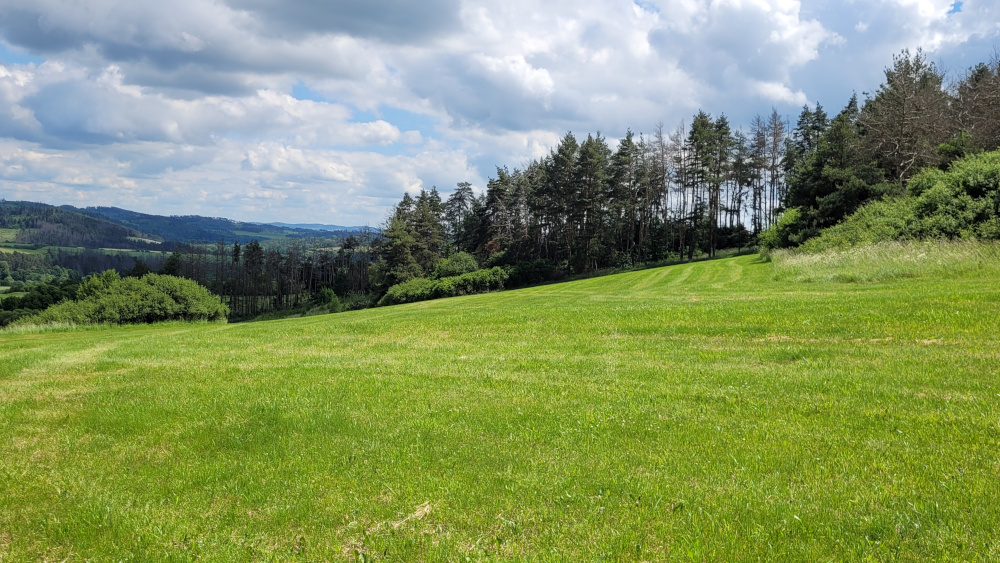
#> input picture 2. vlna/Veľké úlohy/Analýza obrázkov/public_tests/spring_summer/jar_leto1.jpg, 1000 x 563 px; its folder holds 4 pictures in this run
$ python pixCount-show_mask.py
#> lines starting #> are read from the running program, lines starting #| are printed output that depends on the picture; after the words box and inside, x2 and y2 are one past the last pixel; in counts of white or black regions, pixels touching at a corner belong together
import numpy as np
import cv2 as cv

f = open("help-g.txt", "a")

def pixCount(img, color_lower, color_upper):
    mask = cv.inRange(img, color_lower, color_upper)
    pocet_pixelov = cv.countNonZero(mask)
    return round(pocet_pixelov/(len(img) * len(img[0])) * 100, 2)

def show_mask(img, color_lower, color_upper):
    mask = cv.inRange(img, color_lower, color_upper)

    cv.imshow("img", img)
    cv.imshow("mask", mask)
    cv.waitKey(0)
    cv.destroyAllWindows()

#img_path = "karlik.png"
#img_path = "public_tests/winter/winter3.jpg"
#img = cv.imread(img_path, cv.IMREAD_COLOR)

        # B  G  R
lower = (20, 90, 55)#(0, 70, 110) #(20, 90, 55) #(185, 175, 150)
upper = (100, 150, 120) #(60, 160, 230) #(100, 1 50, 120) green #(255, 255, 225) white

sum = 0
print("jar_leto", file=f)
for i in range(1, 7):
    img = cv.imread(f"public_tests/spring_summer/jar_leto{str(i)}.jpg")
#> img is the input picture: shape (563, 1000, 3); mean B, G, R 99.8, 148.1, 131.2
    #show_mask(img, lower, upper)

    print(pixCount(img, lower, upper), file=f)
#> in pixCount, `mask = cv.inRange(img, color_lower, color_upper)`:
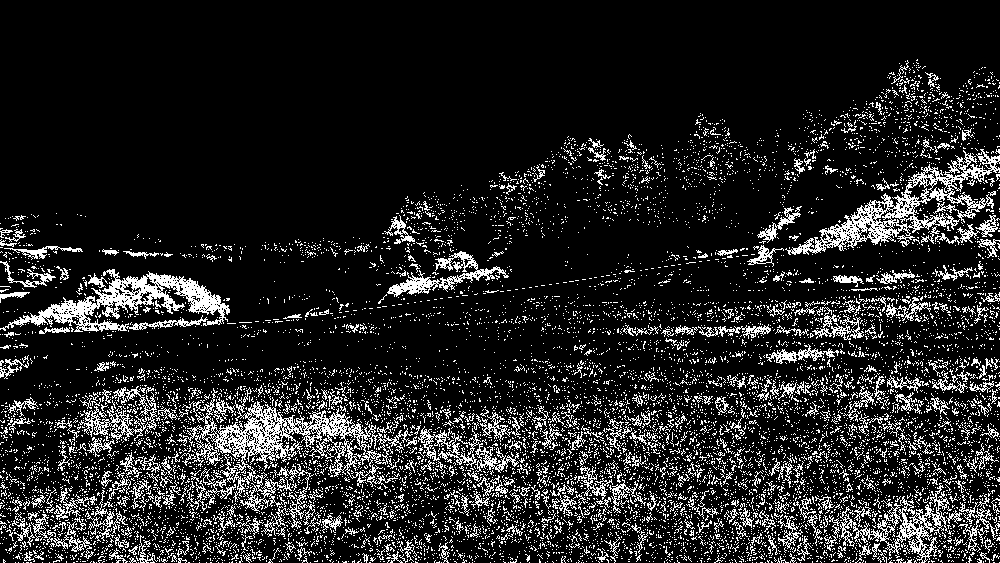
#> mask: shape (563, 1000); 13.7% white in thin lines or dots, all inside (x1, y1, x2, y2) = (0, 59, 1000, 563)
#> in pixCount, `pocet_pixelov = cv.countNonZero(mask)`: pocet_pixelov = 77349
    sum += pixCount(img, lower, upper)
#> sum = 13.74
#> pass 2 of the loop `for i in range(1, 7):`:
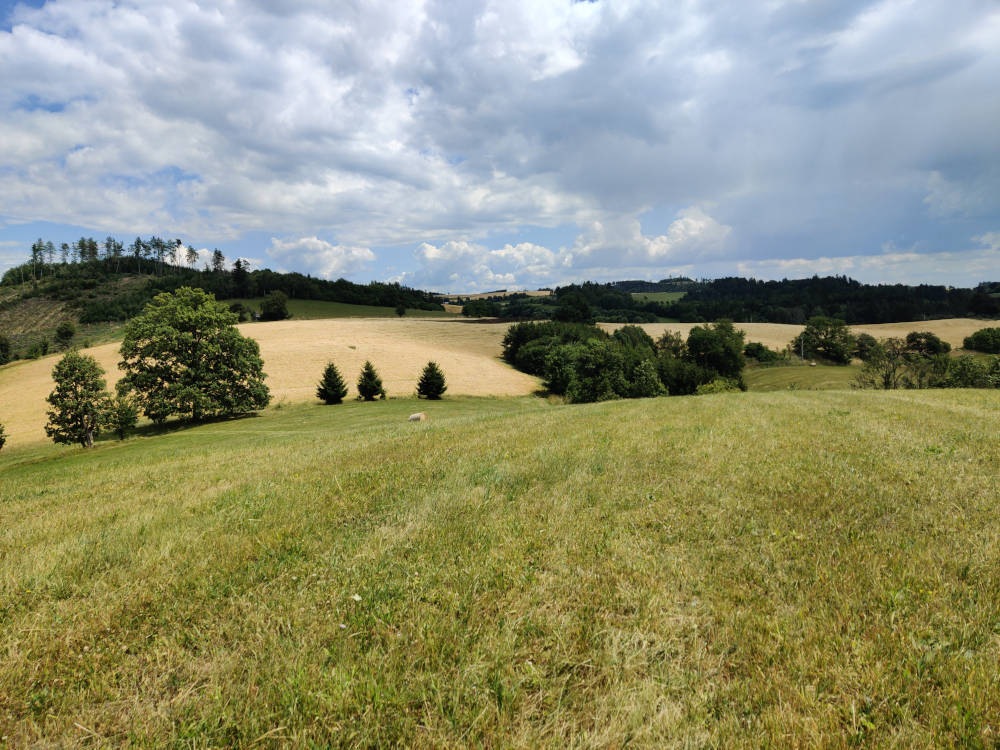
#> input picture 2. vlna/Veľké úlohy/Analýza obrázkov/public_tests/spring_summer/jar_leto2.jpg, 1000 x 750 px
#> img is the input picture: shape (750, 1000, 3); mean B, G, R 114.7, 143.8, 141.8
#> in pixCount (call 3), `mask = cv.inRange(img, color_lower, color_upper)`:
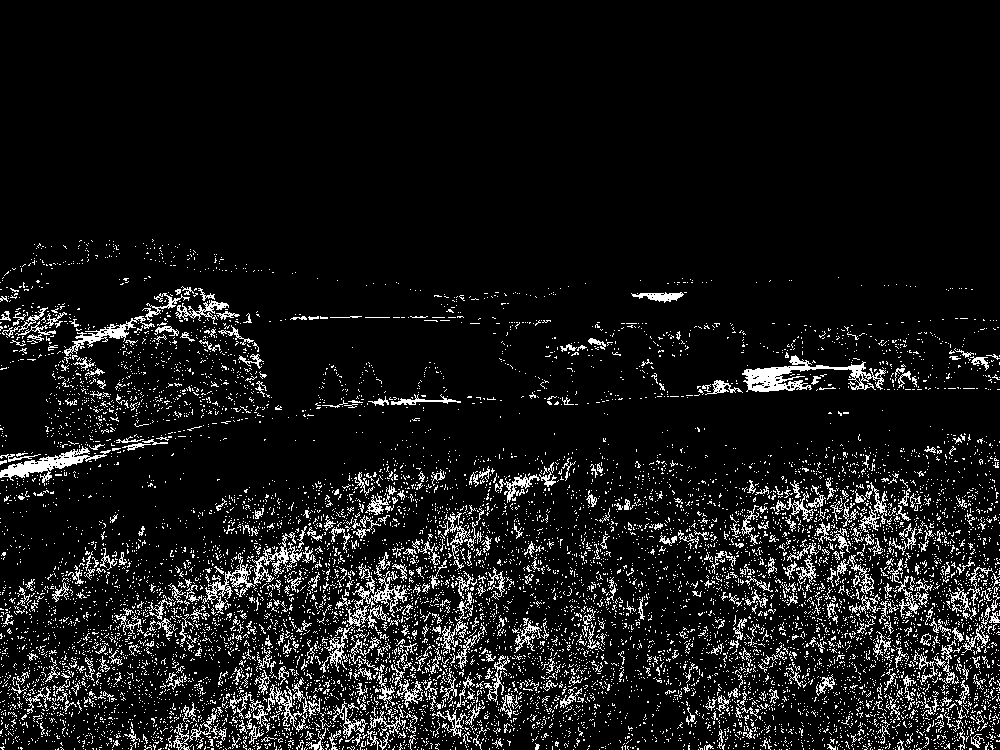
#> mask: shape (750, 1000); 8.7% white in thin lines or dots, all inside (x1, y1, x2, y2) = (0, 239, 1000, 750)
#> pocet_pixelov = 65526
#> sum = 22.48
#> pass 3 of the loop `for i in range(1, 7):`:
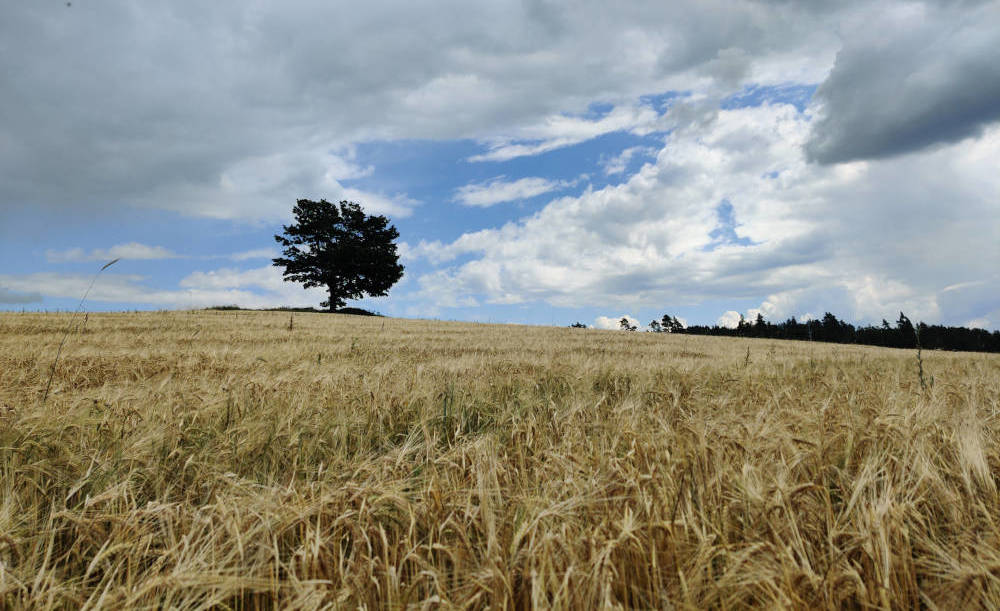
#> input picture 2. vlna/Veľké úlohy/Analýza obrázkov/public_tests/spring_summer/jar_leto3.jpg, 1000 x 611 px
#> img is the input picture: shape (611, 1000, 3); mean B, G, R 131.4, 141.9, 141.3
#> in pixCount (call 5), `mask = cv.inRange(img, color_lower, color_upper)`:
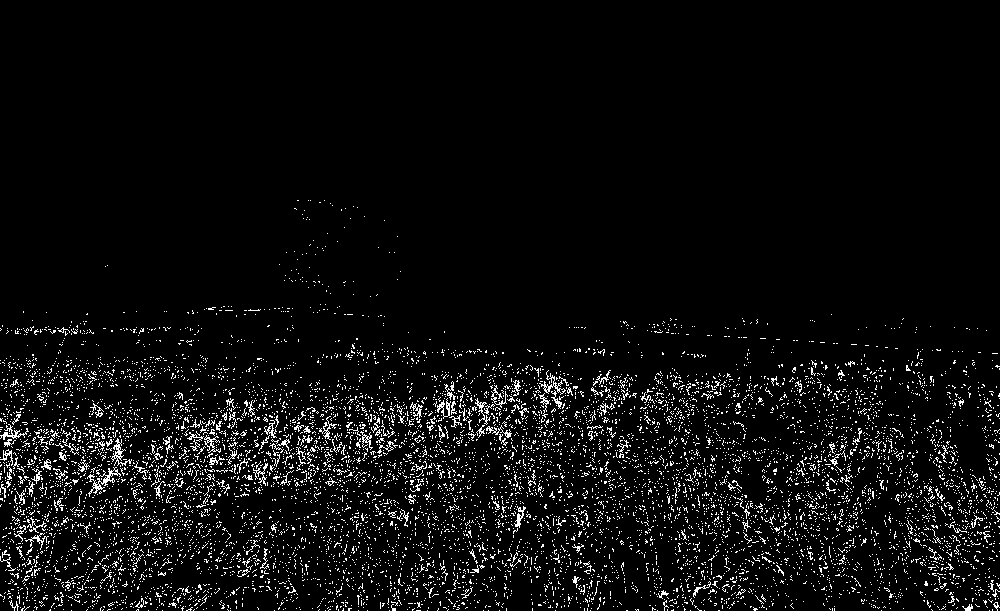
#> mask: shape (611, 1000); 5.1% white in thin lines or dots, all inside (x1, y1, x2, y2) = (0, 200, 1000, 611)
#> pocet_pixelov = 31117
#> sum = 27.57
#> (the run stopped early here; a loop or call above may not have finished)
